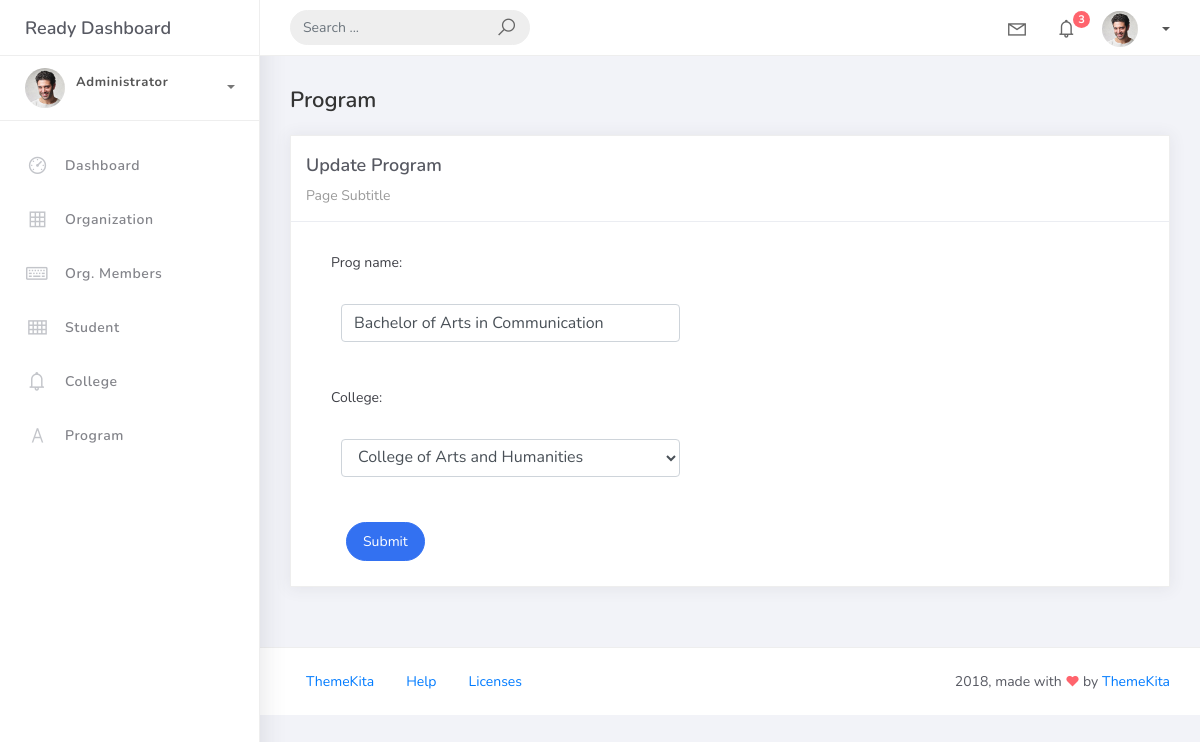
Page /program_list/7/ on the committed database.
### studentorg/models.py (models this page shows, shortened)
class BaseModel(models.Model):
    created_at = models.DateTimeField(auto_now_add=True, db_index=True)
    updated_at = models.DateTimeField(auto_now=True)
    class Meta:
        abstract = True

class Program(BaseModel):
    prog_name = models.CharField(max_length=150)
    college = models.ForeignKey(College, on_delete=models.CASCADE)

### studentorg/views.py (the view)
# urls.py: path('program_list/<int:pk>/', ProgramUpdateView.as_view(), name='program-update'),
class ProgramUpdateView(UpdateView):
    model = Program
    form_class = ProgramForm
    template_name = 'program_form.html'
    success_url = reverse_lazy('program-list')

### studentorg/forms.py
class ProgramForm(ModelForm):
    class Meta:
        model = Program
        fields = "__all__"

### studentorg/models.py (called while the page is built)
    def __str__(self):
        return self.college_name

### templates/program_form.html (shortened to what this page needs)
{% extends 'base.html' %}
{% load static %}
{% block content %}
<div class="content">
    <div class="container-fluid">
        <h4 class="page-title">Program</h4>
        <div class="row">
            <div class="col-md-12">
                <div class="card">
                    <div class="card-header">
                        <div class="card-title">{% if object %}Update Program{% else %}Add New Program{% endif %}</div>
                        <div class="card-category">Page Subtitle</div>
                    </div>
                    <div class="col-md-6">
                        <div class="card-body">
                            <form action="" method="post" novalidate>
                                {% include 'includes/form.html' %}
                                <div class="form-group">
                                    <div class="col-md-12">
                                        <button type="submit" class="btn btn-primary btn-rounded">Submit</button>
                                    </div>
                                </div>
                            </form>
                        </div>
                    </div>
                </div>
            </div>
        </div>
    </div>
</div>
{% endblock %}

### templates/includes/form.html (shortened to what this page needs)
{% load widget_tweaks %}
{% for field in form %}
<div class="field item form-group">
  <label>{{ field.label_tag }}</label>
  <div class="form-group">
    {% render_field field class="form-control" %}
  </div>
</div>
{% endfor %}

### rows in the picture
Program: prog_name "Bachelor of Arts in Communication" "College of Arts and Humanities"

### other values in the picture
{{ field.label_tag }} "Prog name:" "College:"
